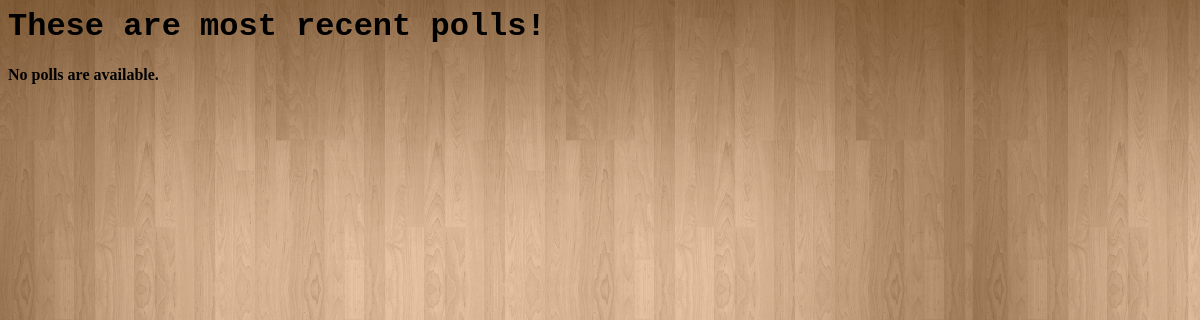
/polls/, run on an earlier commit of the app's database.
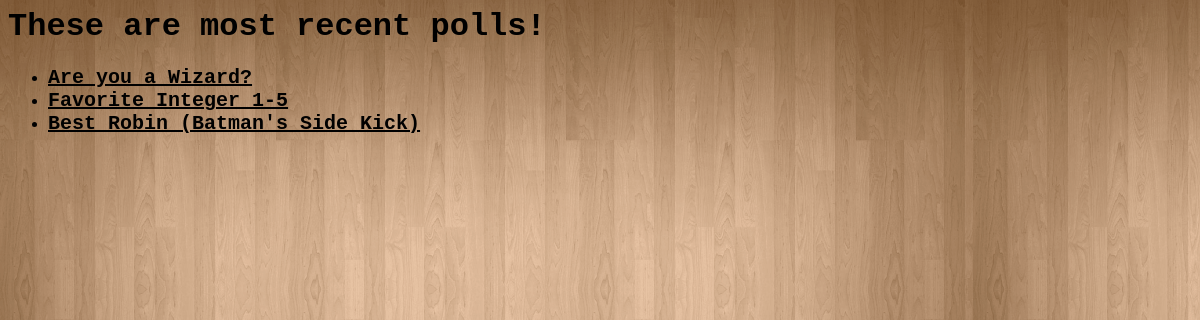
And on a later commit of the database.
### polls/models.py (models this page shows, shortened)
class Question(models.Model):
	question_text = models.CharField(max_length=200)
	pub_date = models.DateTimeField('date published')

### polls/views.py (the view)
def index(request):
    latest_question_list = Question.objects.order_by('-pub_date')[:5]
    context = {'latest_question_list': latest_question_list}
    return render(request, 'polls/index.html', context)

### polls/templates/polls/index.html
{% load staticfiles %}
<link rel="stylesheet" type="text/css" href="{% static 'polls/style.css' %}" />
<h1>These are most recent polls!</h1>
{% if latest_question_list %}
    <ul>
    {% for question in latest_question_list %}
        <li><a href="{% url 'polls:detail' question.id %}">{{ question.question_text }}</a></li>
    {% endfor %}
    </ul>
{% else %}
    <p>No polls are available.</p>
{% endif %}

What changed in the data, as far as the page shows it:
added Question: question_text "Are you a Wizard?"
added Question: question_text "Favorite Integer 1-5"
added Question: question_text "Best Robin (Batman's Side Kick)"
Also different on the page:
text no longer shown: "No polls are available."
